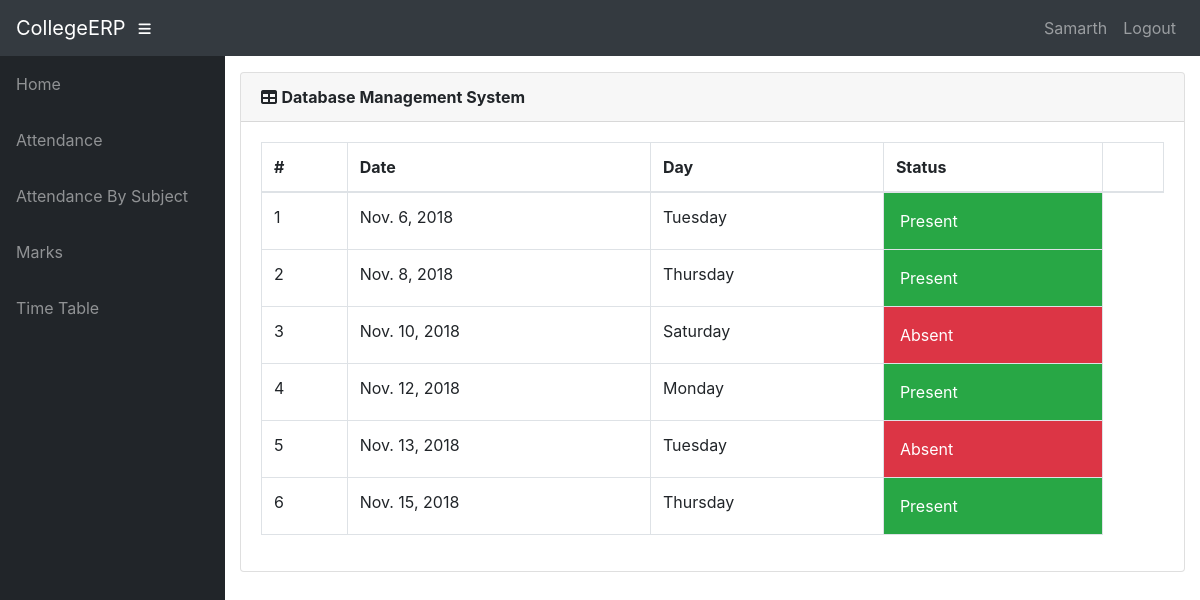
The app's page /info/student/CS08/CS510/attendance/ (signed in), older data.
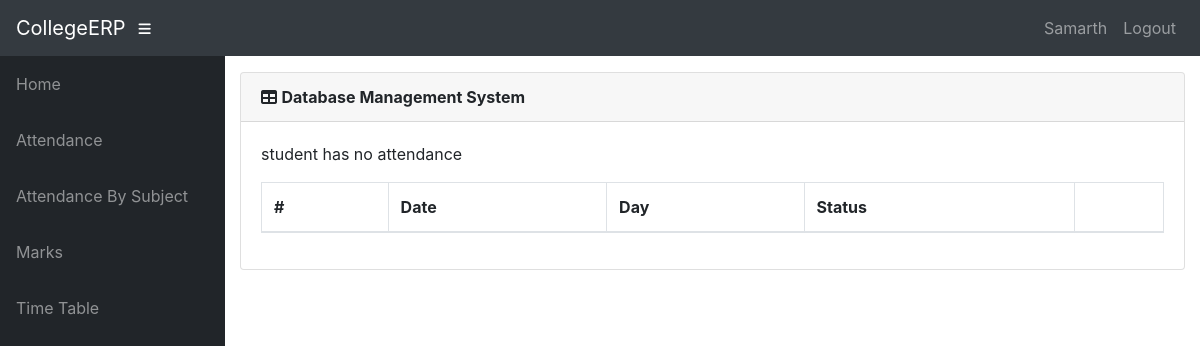
The same page, newer data.
### info/models.py (models this page shows, shortened)
class User(AbstractUser):
    @property
    def is_student(self):
        if hasattr(self, 'student'):
            return True
        return False

class Student(models.Model):
    user = models.OneToOneField(User, on_delete=models.CASCADE, null=True)
    class_id = models.ForeignKey(Class, on_delete=models.CASCADE, default=1)
    USN = models.CharField(primary_key='True', max_length=100)
    name = models.CharField(max_length=200)
    sex = models.CharField(max_length=50, choices=sex_choice, default='Male')
    DOB = models.DateField(default='1998-01-01')

class Course(models.Model):
    dept = models.ForeignKey(Dept, on_delete=models.CASCADE)
    id = models.CharField(primary_key='True', max_length=50)
    name = models.CharField(max_length=50)
    shortname = models.CharField(max_length=50, default='X')

class Attendance(models.Model):
    course = models.ForeignKey(Course, on_delete=models.CASCADE)
    student = models.ForeignKey(Student, on_delete=models.CASCADE)
    attendanceclass = models.ForeignKey(AttendanceClass, on_delete=models.CASCADE, default=1)
    date = models.DateField(default='2018-10-23')
    status = models.BooleanField(default='True')

### info/views.py (the view)
@login_required()
def attendance_detail(request, stud_id, course_id):
    stud = get_object_or_404(Student, USN=stud_id)
    cr = get_object_or_404(Course, id=course_id)
    att_list = Attendance.objects.filter(course=cr, student=stud).order_by('date')
    return render(request, 'info/att_detail.html', {'att_list': att_list, 'cr': cr})

### info/templates/info/att_detail.html (shortened to what this page needs)
{% extends 'info/base.html' %}
    {% block content %}
        <div class="card mb-3">
            <div class="card-header">
              <i class="fas fa-table"></i>
            <strong>{{ cr.name }}</strong></div>
            <div class="card-body">
              <div class="table-responsive">
                <table class="table table-bordered" id="dataTable" width="100%" cellspacing="0">
                  <thead>
                    <tr>
                        <th>#</th>
                        <th>Date</th>
                        <th>Day</th>
                        <th>Status</th>
                        <th></th>
                    </tr>
                  </thead>
                  <tbody>
                        {% for a in att_list %}
                        <tr class="row100 body">
                            <td>{{ forloop.counter }}</td>
                            <td>{{ a.date }}</td>
                            <td>{{ a.date|date:"l" }}</td>
                            {% if a.status %}
                            <td class="p-3 mb-2 bg-success text-white">Present </td>
                            {% else %}
                            <td class="p-3 mb-2 bg-danger text-white">Absent <span class="glyphicon glyphicon-thumbs-down"></span</td>
                            {% endif %}
                        </tr>
                    {% empty %}
                            <p>student has no attendance</p>
                    {% endfor %}
                  </tbody>
                </table>
              </div>
            </div>
          </div>
    {% endblock %}

### info/templates/info/base.html (shortened to what this page needs)
<!DOCTYPE html>
<html lang="en">
  <head>
      {% load static %}
    <link href="{% static '/info/bootstrap/vendor/bootstrap/css/bootstrap.min.css' %}" rel="stylesheet">
    <link href="{% static '/info/bootstrap/vendor/fontawesome-free/css/all.min.css' %}" rel="stylesheet" type="text/css">
    <link href="{% static '/info/bootstrap/vendor/datatables/dataTables.bootstrap4.css' %}" rel="stylesheet">
    <link href="{% static '/info/bootstrap/css/sb-admin.css' %}" rel="stylesheet">
  </head>
  <body id="page-top">
    <nav class="navbar navbar-expand navbar-dark bg-dark static-top">
      <a class="navbar-brand mr-1" href="{% url 'index' %}">CollegeERP</a>
      <button class="btn btn-link btn-sm text-white order-1 order-sm-0" id="sidebarToggle" href="#">
        <i class="fas fa-bars"></i>
      </button>
        <div class="collapse navbar-collapse" id="navbarResponsive">
          <ul class="navbar-nav ml-auto">
            <li class="nav-item">
                {% if request.user.is_student %}
                    <a class="nav-link text-capitalize">{{ request.user.student.name }}</a>
                {% elif request.user.is_teacher %}
                    <a class="nav-link text-capitalize">{{ request.user.teacher.name }}</a>
                {% endif %}
            </li>
            <li class="nav-item">
                <a class="nav-link" href="#" data-toggle="modal" data-target="#logoutModal">Logout</a>
            </li>
          </ul>
        </div>
    </nav>
    <div id="wrapper">
      <ul class="sidebar navbar-nav">
            <li class="nav-item">
              <a class="nav-link" href="{% url 'index' %}">
                <span>Home</span>
              </a>
            </li>
        {% if request.user.is_student %}
            <li class="nav-item">
              <a class="nav-link" href="{% url 'attendance' request.user.student.USN %}">
                <span>Attendance</span>
              </a>
            </li>
            <li class="nav-item">
              <a class="nav-link" href="{% url 'attendance' request.user.student.USN %}">
                <span>Attendance By Subject</span>
              </a>
            </li>
            <li class="nav-item">
              <a class="nav-link" href="{% url 'marks_list' request.user.student.USN %}">
                <span>Marks</span>
              </a>
            </li>
              <li class="nav-item">
              <a class="nav-link" href="{% url 'timetable' request.user.student.class_id_id %}">
                <span>Time Table</span>
              </a>
            </li>
        {% endif %}
      </ul>
      <div id="content-wrapper">
        <div class="container-fluid">
            {% block content %}
            {% endblock %}
        </div>
      </div>
    </div>
  </body>
</html>

Row changes from the older to the newer data that the page shows:
removed Attendance: date "Nov. 6, 2018", date "Tuesday", status "Present"
removed Attendance: date "Nov. 8, 2018", date "Thursday", status "Present"
removed Attendance: date "Nov. 10, 2018", date "Saturday", status "Absent"
removed Attendance: date "Nov. 12, 2018", date "Monday", status "Present"
removed Attendance: date "Nov. 13, 2018", date "Tuesday", status "Absent"
removed Attendance: date "Nov. 15, 2018", date "Thursday", status "Present"
Text that changed along with them:
text now shown: "student has no attendance"
